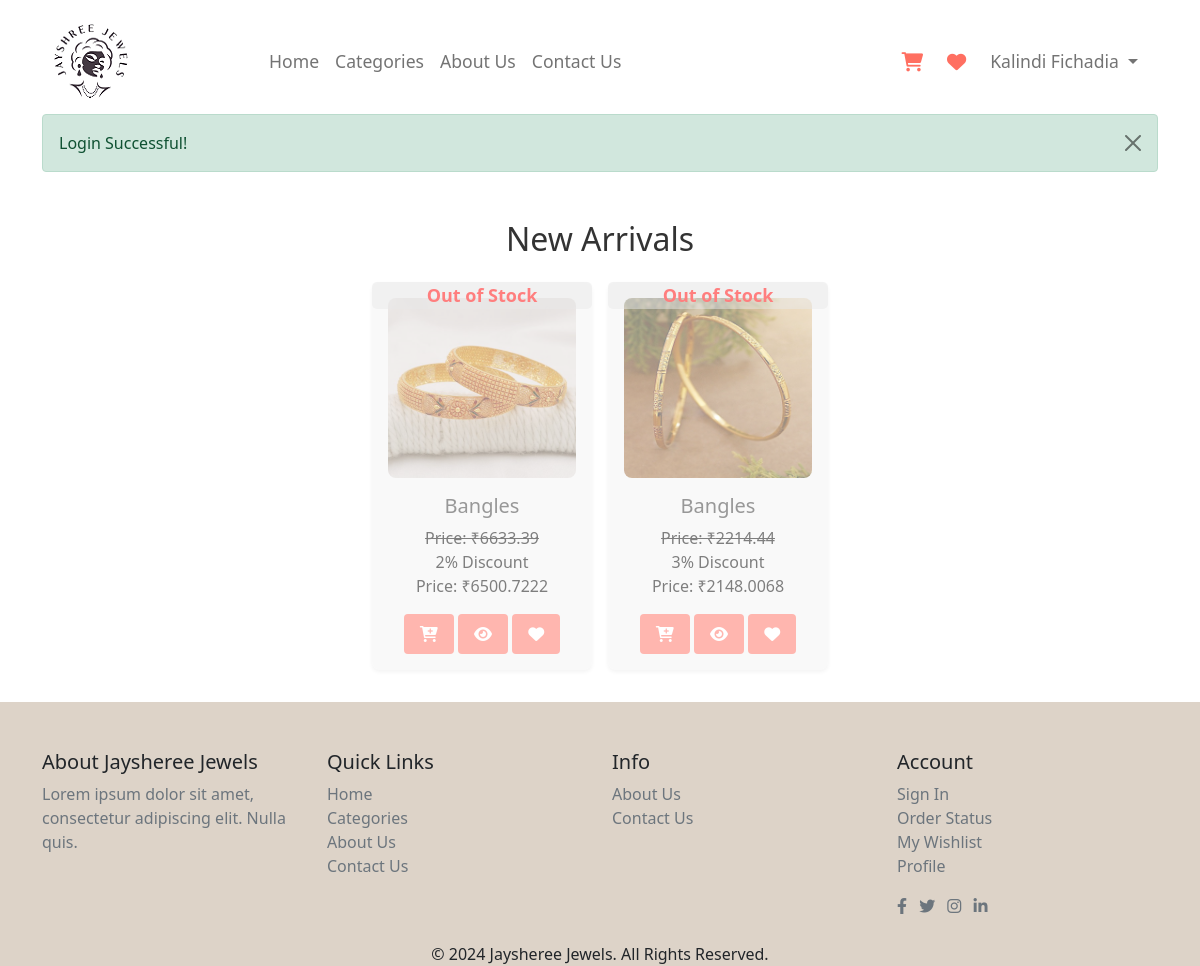
The app's page /user/product.php?sc_code=SCT03 (signed in) with its own data.
### tables this page shows
CREATE TABLE `user_tbl` (
  `u_id` int(5) NOT NULL,
  `u_code` varchar(10) NOT NULL,
  `u_fullname` varchar(100) NOT NULL,
  `u_gender` varchar(10) NOT NULL,
  `u_email` varchar(100) NOT NULL,
  `u_mobile` varchar(10) NOT NULL,
  `u_address` varchar(500) NOT NULL,
  `u_city` varchar(30) NOT NULL,
  `u_state` varchar(30) NOT NULL,
  `u_pincode` varchar(6) NOT NULL,
  `u_password` varchar(12) NOT NULL,
  `u_image` varchar(200) NOT NULL,
  `u_status` varchar(20) NOT NULL,
  `u_role` varchar(10) NOT NULL
);

CREATE TABLE `product_tbl` (
  `p_id` int(10) NOT NULL,
  `p_code` varchar(10) NOT NULL,
  `p_name` varchar(100) NOT NULL,
  `p_sc_code` varchar(10) NOT NULL,
  `p_type` varchar(30) NOT NULL,
  `p_gross_weight` decimal(10,3) NOT NULL,
  `p_diamond_weight` decimal(5,3) NOT NULL,
  `p_diamond_pices` int(5) NOT NULL,
  `p_purity` varchar(50) NOT NULL,
  `p_gold_weight` decimal(5,2) NOT NULL,
  `p_gold_price` decimal(10,2) NOT NULL,
  `p_diamond_price` decimal(10,2) NOT NULL,
  `p_making_charge` decimal(10,2) NOT NULL,
  `p_overhead_charges` decimal(10,2) NOT NULL,
  `p_base_price` decimal(10,2) NOT NULL,
  `p_tax` decimal(10,2) NOT NULL,
  `p_total_price` decimal(10,2) NOT NULL,
  `p_diamond_color` varchar(30) NOT NULL,
  `p_stock` int(5) NOT NULL,
  `p_discount` int(5) NOT NULL,
  `p_discount_price` double(10,2) NOT NULL,
  `p_main_image` varchar(250) NOT NULL,
  `p_other_image` varchar(1000) NOT NULL,
  `p_status` varchar(10) NOT NULL
);

### user/product.php (the view, shortened to what this page needs)
<?php
include_once 'header.php';
include_once '../conn.php';
?>
<section class="new-arrivals">
  <h2>New Arrivals</h2>
  <div class="arrivals-container">
    <?php
    if (isset($_GET['sc_code']) && !empty($_GET['sc_code'])) {
      $sc_code = $_GET['sc_code'];
      $productQuery = "SELECT * FROM product_tbl WHERE p_sc_code = '$sc_code' AND p_status = 'Active'";
      $resultp = mysqli_query($con, $productQuery);
      if ($resultp && mysqli_num_rows($resultp) > 0) {
        while ($rp = mysqli_fetch_assoc($resultp)) {
          ?>
          <a href="single-product.php?p_code=<?php echo $rp['p_code']; ?>">
            <div class="arrival-item <?php echo ($rp['p_stock'] == 0) ? 'out-of-stock' : ''; ?>" >
              <img src="<?php echo $rp['p_main_image']; ?>" alt="<?php echo $rp['p_name']; ?>">
              <?php if ($rp['p_stock'] == 0) { ?>
                <div class="out-of-stock-badge">Out of Stock</div>
              <?php } ?>
              <h3 class="card-title text-truncate"><?php echo $rp['p_name']; ?></h3>
              <?php
              if ($rp['p_discount'] != 0) {
                $discounted_price = $rp['p_total_price'] - ($rp['p_discount'] * $rp['p_total_price'] / 100);
                ?>
                <span class="card-text text-decoration-line-through">Price: ₹<?php echo $rp['p_total_price']; ?></span><br>
                <span class="cart-text"><?php echo $rp['p_discount'] . "% Discount"; ?></span><br>
                <span class="card-text">Price: ₹<?php echo $discounted_price; ?></span><br>
                <?php
              } else {
                ?>
                <span class="card-text">Price: ₹<?php echo $rp['p_total_price']; ?></span><br>
                <?php
              }
              ?>
              <form action="" method="post">
                <div class="form-group mt-3">
                  <button type="submit" name="cart" class="buy-now">
                    <i class="fa-solid fa-cart-plus"></i>
                  </button>
                  <button type="submit" name="show" class="buy-now">
                    <i class="fa-solid fa-eye"></i>
                  </button>
                  <button type="submit" name="wishlist" class="buy-now">
                    <i class="fa-solid fa-heart"></i>
                  </button>
                </div>
              </form>
            </div>
          </a>
          <?php
        }
      } else {
        echo "<p>No products found in this subcategory.</p>";
      }
    } else {
      echo "<p>Invalid or missing subcategory code.</p>";
    }
    ?>
  </div>
</section>
<?php
include('footer.php');
?>

### user/header.php (shortened to what this page needs)
<?php
include_once "../conn.php";
        ?>
<!DOCTYPE html>
<html lang="en">
<head>
    <link rel="stylesheet" href="../css/bootstrap.min.css">
    <link rel="stylesheet" href="../css/user_style.css">
    <link rel="stylesheet" href="https://cdnjs.cloudflare.com/ajax/libs/font-awesome/6.0.0-beta3/css/all.min.css">
</head>
<body class="d-flex flex-column min-vh-100">
    <header>
        <div class="container flex-grow-1">
            <nav class="navbar navbar-expand-lg navbar-light pt-4">
                <div class="container">
                    <a href="index.php"><img src="../images/logo1.png" alt="Jayshree Jewels" class="img-fluid"></a>
                    <div class="collapse navbar-collapse" id="navbarNav">
                        <ul class="navbar-nav mx-auto">
                            <li class="nav-item">
                                <a class="nav-link" href="index.php" data-page="home">Home</a>
                            </li>
                            <li class="nav-item">
                                <a class="nav-link" href="category.php" data-page="categories">Categories</a>
                            </li>
                            <li class="nav-item">
                                <a class="nav-link" href="aboutUs.php" data-page="about">About Us</a>
                            </li>
                            <li class="nav-item">
                                <a class="nav-link" href="contactUs.php" data-page="contact">Contact Us</a>
                            </li>
                        </ul>
                        <ul class="navbar-nav ms-auto d-flex align-items-center">
                            <li class="nav-item nav-icons">
                                <a class="nav-link" href="cart.php">
                                    <i class="fas fa-shopping-cart"></i>
                                </a>
                            </li>
                            <li class="nav-item nav-icons">
                                <a class="nav-link" href="wishlist.php">
                                    <i class="fas fa-heart"></i>
                                </a>
                            </li>
                            <li class="nav-item dropdown">
                                <?php
                                if (isset($_SESSION['user_username'])) {
                                    $email = $_SESSION['user_username'];
                                    $q = "select * from user_tbl where u_email='$email'";
                                    $result = mysqli_query($con, $q);
                                    if (mysqli_num_rows($result)) {
                                        $r = mysqli_fetch_assoc($result)
                                            ?>
                                        <a class="nav-link dropdown-toggle" href="#" id="navbarDropdown" role="button"
                                            data-bs-toggle="dropdown" aria-expanded="false">
                                            <?php echo $r['u_fullname']; ?>
                                        </a>
                                        <?php
                                    }
                                } else {
                                    ?>
                                <li class="nav-item">
                                    <a class="nav-link" href="../index.php">signin</a>
                                </li>
                                <?php
                                }
                                ?>
                            </li>
                        </ul>
                    </div>
                </div>
            </nav>
        </div>
    </header>
    <div class="container">
        <div class="row">
            <div class="col-12">
                <?php
                if (isset($_COOKIE['success'])) {
                    ?>
                    <div class="alert alert-success alert-dismissible fade show" role="alert">
                        <strong></strong> <?php echo $_COOKIE['success']; ?>
                        <button type="button" class="btn-close" data-dismiss="alert" aria-label="Close">
                        </button>
                    </div>
                    <?php
                }
                    ?>
            </div>
        </div>
    </div>

### css/user_style.css (style rules this page uses)
body { overflow-x: hidden; }
.navbar-nav { white-space: nowrap; }
.nav-icons .nav-link { display: flex; align-items: center; padding: 0.5rem 1rem; }
.nav-icons .nav-link i { font-size: 1.2rem; margin-right: 0.5rem; color: #ff6f61; }
.navbar { padding: 15px 0; }
.navbar-nav .nav-link { color: #6b5841; font-size: 1.1em; padding: 0 20px; }
.new-arrivals { padding: 2rem; background-color: #fff; }
.new-arrivals h2 { text-align: center; font-size: 2rem; margin-bottom: 1.5rem; color: #333; }
.arrivals-container { display: flex; flex-wrap: wrap; justify-content: center; gap: 1rem; }
.arrival-item { background-color: #f5f5f5; border-radius: 8px; text-align: center; width: 220px; padding: 1rem; box-shadow: 0 2px 4px rgba(0, 0, 0, 0.1); transition: transform 0.3s, box-shadow 0.3s; }
.arrival-item img { width: 100%; height: 180px; object-fit: cover; border-radius: 8px; }
.arrival-item h3 { margin: 1rem 0 0.5rem; font-size: 1.25rem; color: #333; }
.buy-now { background-color: #ff6f61; color: #fff; padding: 0.5rem 1rem; border: none; border-radius: 4px; cursor: pointer; font-size: 1rem; transition: background-color 0.3s; }
body { display: flex; flex-direction: column; min-height: 100vh; }
.out-of-stock { opacity: 0.5; position: relative; }
.out-of-stock { pointer-events: none; }
.out-of-stock-badge { position: absolute; top: 0; left: 0; width: 100%; height: auto; background: rgba(211, 211, 211, 0.5); color: red; font-weight: bold; font-size: 18px; display: flex; justify-content: center; align-items: center; border-radius: 5px; }

### records on screen
user_tbl: u_fullname "Kalindi Fichadia"
product_tbl: p_main_image (picture), p_stock "Out of Stock", p_name "Bangles", p_total_price "6633.39", p_discount "2", discounted_price "6500.7222"
product_tbl: p_main_image (picture), p_stock "Out of Stock", p_name "Bangles", p_total_price "2214.44", p_discount "3", discounted_price "2148.0068"

### other values on screen
$_COOKIE['success'] "Login Successful!"
